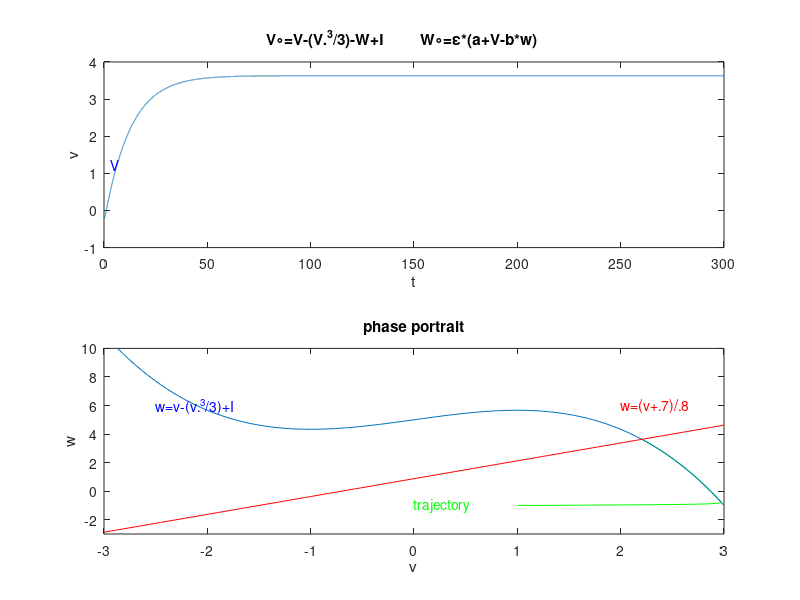

Reproduce this figure in MATLAB.
clear all
clc
h=.01;fn=300;in=0;
t=in:h:fn;
n=((fn-in)/h);

I=input('input the value for current I=');
a=.7;
b=.8;
eps=.08;

X(1:n)=0;
Y(1:n)=0;
X(1) = -0.870;
Y(1) = -0.212;

for i=1:n 
    X(i+1) = X(i) + h*(X(i) - (X(i)^3 /3)- Y(i) + I)  ;
    Y(i+1) = Y(i) + h*(eps*(X(i) + a - b*Y(i)));
end

u=@(x,y)    x-(x.^3/3)-y+I;
v=@(x,y)    eps*(a+x-b*y);

x0=1;y0=-1;

start=[x0,y0];
delt=.05;
nstep=10000;
x=zeros(1,nstep+1);
y=x;
x(1)=start(1);
y(1)=start(2);

for n=1:nstep
    x(n+1)=x(n)+delt*u(x(n),y(n));
    y(n+1)=y(n)+delt*v(x(n),y(n));
end;

x1=linspace(-3,3,100);

y1=x1-(x1.^3/3)+I;

y2=(x1+.7)/.8;

subplot(2,1,1), plot(t,Y)
xlabel('t');
ylabel('v');
title('V\circ=V-(V.^3/3)-W+I         W\circ=\epsilon*(a+V-b*w)      ')
text(3,1.25,'V','color','b')
subplot(2,1,2), plot(x,y,'g',x1,y1,x1,y2,'r')
title('phase portrait')
text(-2.5,6,'w=v-(v.^3/3)+I','color','b')
text(2.,6,'w=(v+.7)/.8','color','r')
text(0,-1,'trajectory','color','g')
axis([-3 3 -3 10])
xlabel('v');
ylabel('w');
